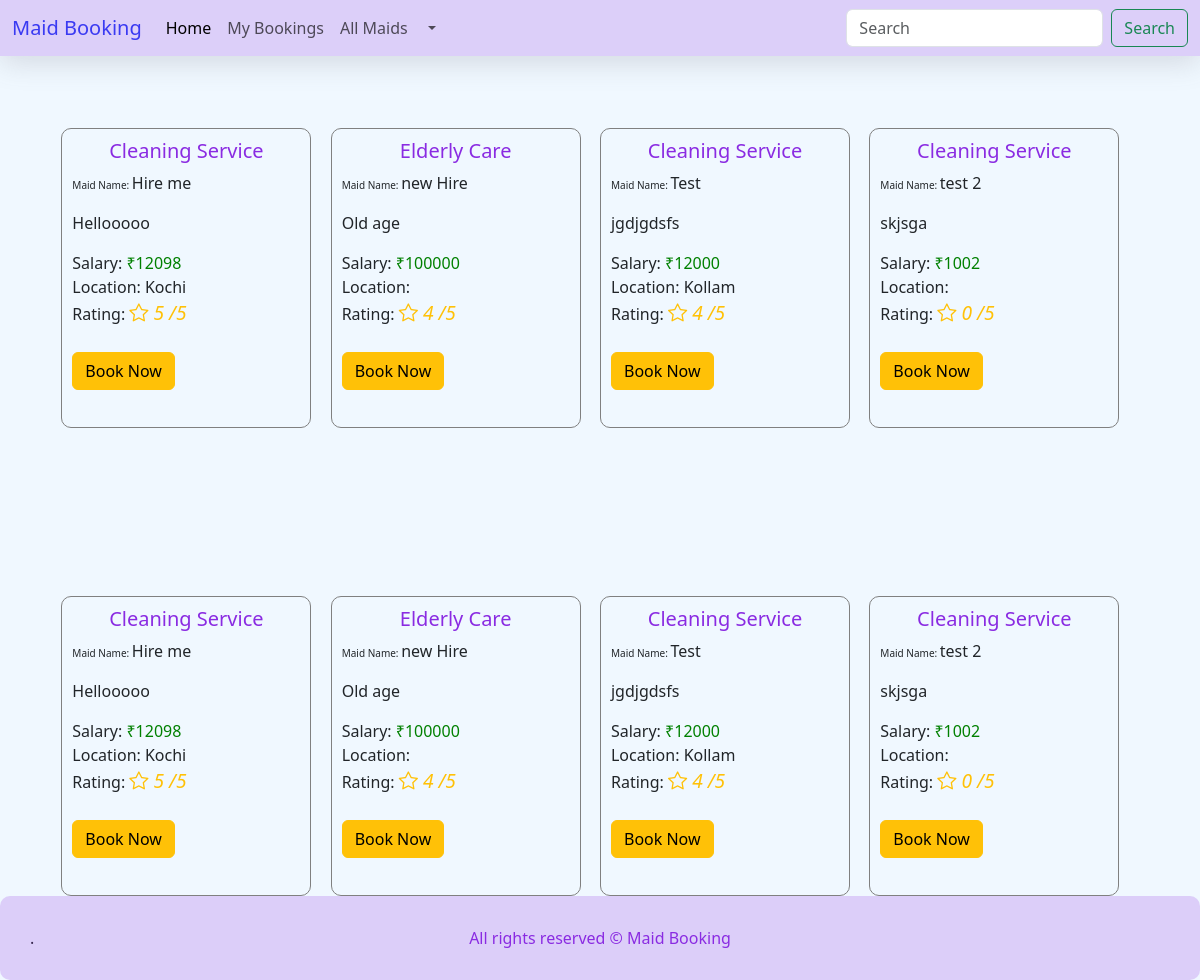
Page /searchresult.php on the committed database.
### tables this page shows
CREATE TABLE IF NOT EXISTS `maid` (
  `id` int(11) NOT NULL,
  `Service` varchar(255) NOT NULL,
  `Hourlyrate` int(11) NOT NULL,
  `monthlyrate` int(11) NOT NULL,
  `Availability` tinyint(1) NOT NULL,
  `Service_Name` varchar(255) NOT NULL,
  `Company_name` varchar(255) NOT NULL,
  `Rating` int(20) NOT NULL,
  `totalrater` int(20) NOT NULL,
  `location` varchar(255) NOT NULL
);

### searchresult.php (the view, shortened to what this page needs)
<!DOCTYPE html>
<html lang="en">
<head>
  <link href="https://cdn.jsdelivr.net/npm/bootstrap@5.3.2/dist/css/bootstrap.min.css" rel="stylesheet"
>
  <link rel="stylesheet" href="css/styles.css">
        <link rel="stylesheet" href="https://cdn.jsdelivr.net/npm/bootstrap-icons@1.11.2/font/bootstrap-icons.min.css">
</head>
<body>
    <?php include 'components/headder.php'?>
    <div class="container mt-5">
<?php
$search = "";
  $sql = "SELECT * FROM maid WHERE Service LIKE '$search%' ";
  $sql3 = "SELECT * FROM maid WHERE location LIKE '$search%' ";
    $rs = $conn->query($sql);
    $rs3 = $conn->query($sql3);
    while($rws = $rs->fetch_assoc()){
        ?>
            <div class="maid-card mt-4">
                <h5><?php echo $rws['Service']?></h5>
                <p><span style="font-size:10px;">Maid Name: </span> <?php echo $rws['Company_name']?></p>
                <p><?php echo $rws['Service_Name']?></p>
                <span>Salary:</span><span style="color:green"> ₹<?php echo $rws['monthlyrate']?></span>
                  <br>
                <span>Location: <?php echo $rws['location']?></span><br>
                  <?php
                  if ($rws["totalrater"] == 0){
                  ?>
                  <span>Rating:  <i class="bi bi-star text-warning" style="font-size:larger"> <?php echo $rws["Rating"] ?> /5 </i></span>
                  <?php
                  }else{?>
                  <span>Rating: <i class="bi bi-star text-warning" style="font-size:larger"> <?php echo $rws["Rating"]/ $rws["totalrater"] ?>  /5 </i></span>
<?php }?>
                <br><br>
                <a href="booking.php?id=<?php echo $rws['id']?>" class="btn btn-warning btn-full">Book Now</a>
            </div>
            <?php
            }
            ?>
            <br><br>
            </div>
    <br><br>
    <div class="container mt-5">
<?php
    while($rws2 = $rs3->fetch_assoc()){
        ?>
            <div class="maid-card mt-4">
                <h5><?php echo $rws2['Service']?></h5>
                <p><span style="font-size:10px;">Maid Name: </span> <?php echo $rws2['Company_name']?></p>
                <p><?php echo $rws2['Service_Name']?></p>
                <span>Salary:</span><span style="color:green"> ₹<?php echo $rws2['monthlyrate']?></span>
                  <br>
                <span>Location: <?php echo $rws2['location']?></span><br>
                  <?php
                  if ($rws2["totalrater"] == 0){
                  ?>
                  <span>Rating:  <i class="bi bi-star text-warning" style="font-size:larger"> <?php echo $rws2["Rating"] ?> /5 </i></span>
                  <?php
                  }else{?>
                  <span>Rating: <i class="bi bi-star text-warning" style="font-size:larger"> <?php echo $rws2["Rating"]/ $rws2["totalrater"] ?>  /5 </i></span>
<?php }?>
                <br><br>
                <a href="booking.php?id=<?php echo $rws2['id']?>" class="btn btn-warning btn-full">Book Now</a>
            </div>
            <?php
            }
            ?>
            <br><br>
            </div>
<?php include 'components/footer.php'?>

### css/styles.css (style rules this page uses)
body { background-color: aliceblue; }

### searchresult.php (style rules this page uses)
.maid-card { width:250px; height:300px; border:.5px solid gray; border-radius:10px; padding:10px; }
.maid-card h5 { text-align:center; color:blueviolet; }
.container { display:flex; justify-content:space-evenly; flex-wrap:wrap; align-items:center; }

### rows in the picture
maid: Service "Cleaning Service", Company_name "Hire me", Service_Name "Hellooooo", monthlyrate "12098", location "Kochi", $rws['Rating']/$rws['totalrater'] "5", $rws2['Rating']/$rws2['totalrater'] "5"
maid: Service "Elderly Care", Company_name "new Hire", Service_Name "Old age", monthlyrate "100000", $rws["Rating"]/ $rws["totalrater"] "4", $rws2["Rating"]/ $rws2["totalrater"] "4"
maid: Service "Cleaning Service", Company_name "Test", Service_Name "jgdjgdsfs", monthlyrate "12000", location "Kollam", $rws['Rating']/$rws['totalrater'] "4", $rws2['Rating']/$rws2['totalrater'] "4"
maid: Service "Cleaning Service", Company_name "test 2", Service_Name "skjsga", monthlyrate "1002", Rating "0"
